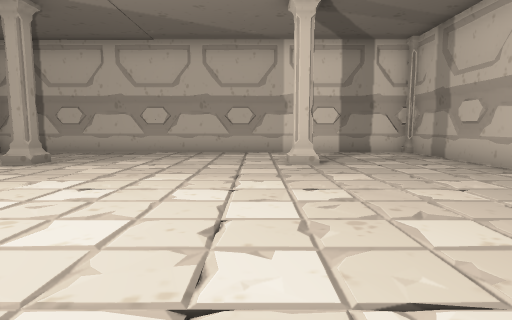
[1] (above)

17 first-person views from a walk through a scene from a Unity 3-D project. The camera is 1.5 m above the floor, tilts 6° down and sees 80° across. The floor is counted in squares, 2 m on a side. Each view is taken from the middle of a square. On the plan, view 1 faces up. The plan holds only what a view shows up to about 10 squares ahead; the rest is blank. The place goes on beyond the plan. The player is left out.

[2]
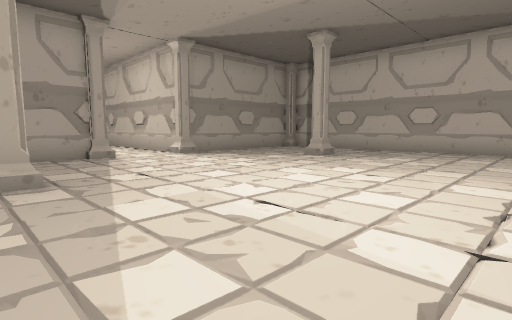

[3]
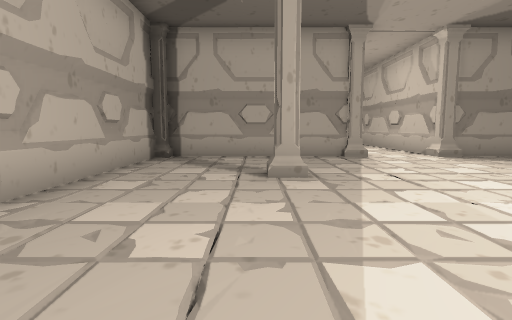

[4]
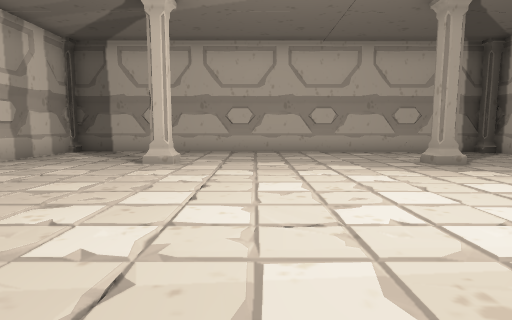

[5]
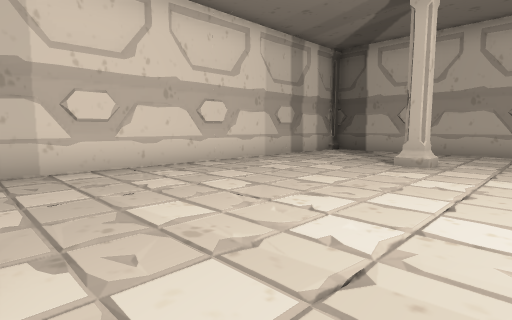

[6]
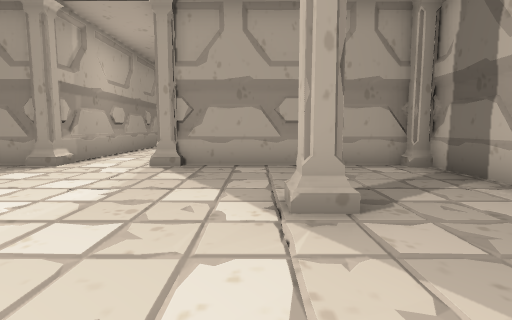

[7]
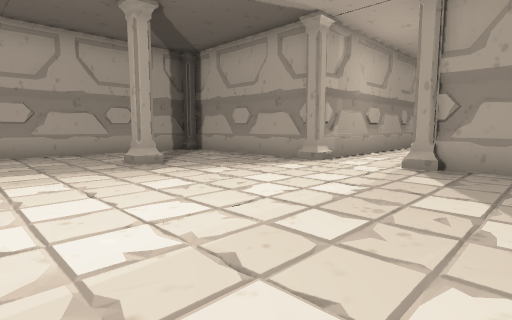

[8]
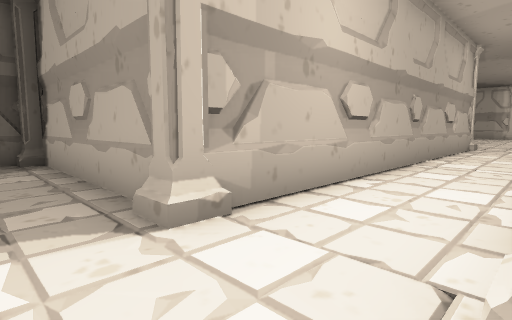

[9]
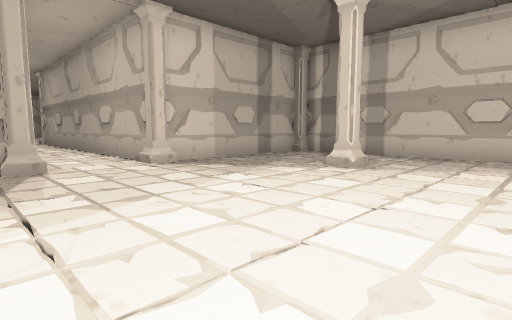

[10]
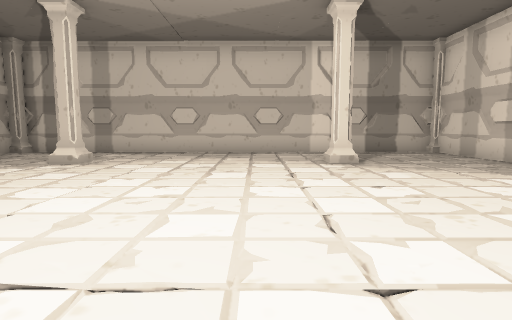

[11]
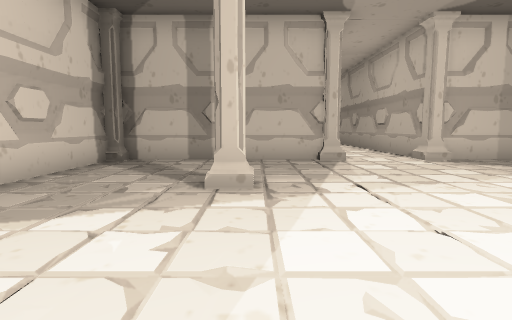

[12]
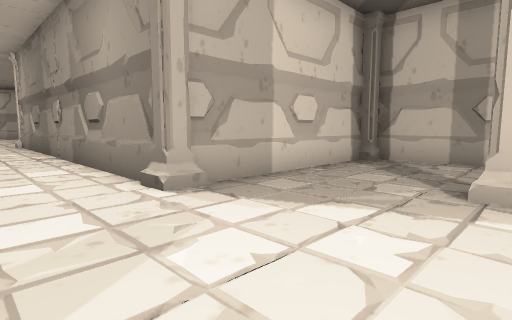

[13]
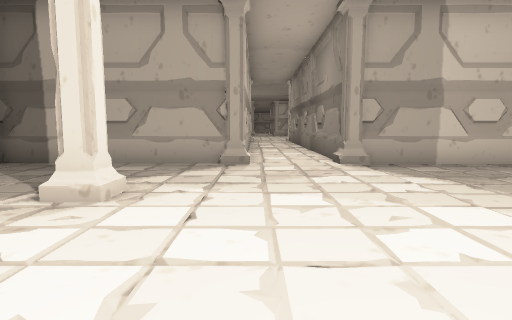

[14]
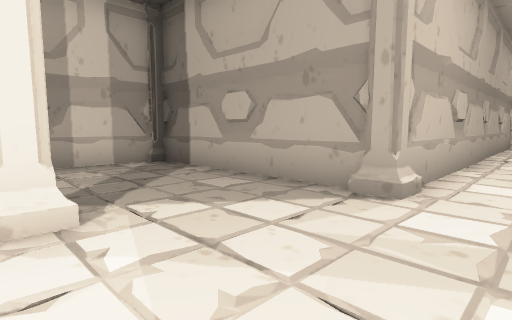

[15]
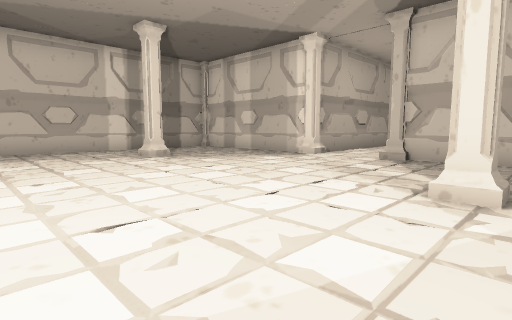

[16]
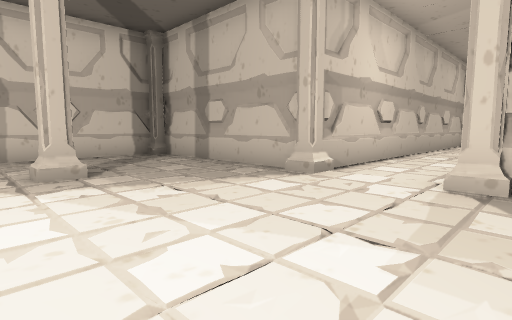

[17]
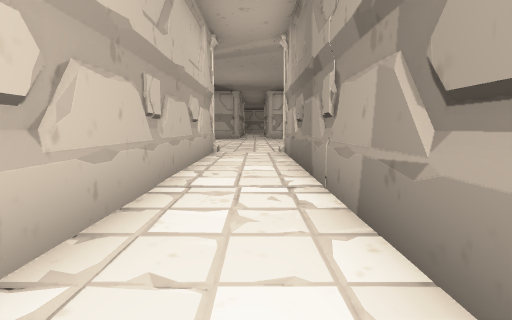

### Floor plan
Points are (right, up) in squares from view 1. A wall is a line through its corners. A room is listed if a view was taken in it or the views show most of it. See-through windows are left out.
Room 1 (views 1, 2, 3, 4, 5, 6, 7, 8)
walls: (-8.3, 1.5) (-8.3, -3.5); (-7.5, -3.6) (4.7, -3.6) (4.7, 9.5) (-8.3, 9.5) (-8.3, 4.3)
ways out: opening at (-9, 2.5) to room 2
objects: pillar (-8, -4); pillar (-8, 2); pillar (-8, 4); pillar (-8, 9); pillar (-5, 0); pillar (-5, 7); pillar (1, 0); pillar (1, 7)
Room 2 (views 9, 10, 11, 12, 13, 14, 15, 16, 17)
walls: (-19.6, 4.2) (-19.6, 9.5) (-24.6, 9.5); (-19.4, 1.8) (-8.5, 1.8); (-25.1, 10.4) (-25.1, 19.5); (-28.4, 9.5) (-32.5, 9.5); (-19.6, -3.4) (-19.6, 1.5); (-32.5, -3.6) (-19.7, -3.6); (-12.7, 4) (-19.4, 4); (-27.3, 19.5) (-27.3, 10.4); (-8.5, 4) (-10.1, 4)
ways out: opening at (-9, 2.5) to room 1
objects: pillar (-32, 9); pillar (-29, -1); pillar (-29, 6) to (-29, 7); pillar (-28, 10); pillar (-25, 10); pillar (-23, -1); pillar (-23, 7); pillar (-20, -3); pillar (-20, 2); pillar (-20, 4); pillar (-20, 9)

Positions as (right, up) in squares from view 1, and headings:
1: (0, 0), facing up
2: (0, -1), facing up-left
3: (0, -1), facing left
4: (-1, 6), facing down
5: (-1, 6), facing down-right
6: (-2, 6), facing left
7: (-2, 6), facing down-left
8: (-7, 4), facing down-left
9: (-26, 5), facing down-right
10: (-27, 6), facing down
11: (-27, 6), facing right
12: (-27, 6), facing up-right
13: (-27, 3), facing up
14: (-26, 6), facing up-left
15: (-25, 7), facing down-left
16: (-24, 1), facing up-right
17: (-26, 11), facing up
